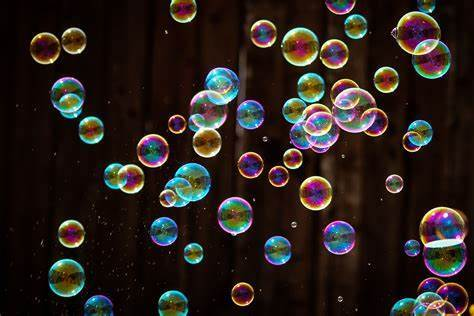
#> input picture images/bubbles.jpg, 474 x 316 px
$ python hough_test.py
#> lines starting #> are read from the running program, lines starting #| are printed output that depends on the picture
import cv2
import numpy as np
import matplotlib.pyplot as plt

# Load image and convert to grayscale
image = cv2.imread("../images/bubbles.jpg")  # Change this to your test image path
#> image is the input picture: shape (316, 474, 3); mean B, G, R 30.5, 34.5, 43.5
if image is None:
    raise FileNotFoundError("Image not found. Check the file path!")

gray = cv2.cvtColor(image, cv2.COLOR_BGR2GRAY)
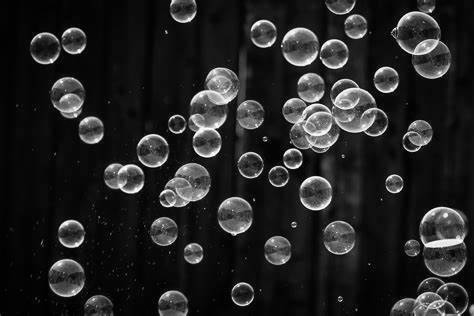
#> gray: shape (316, 474); min 0, max 255, mean 36.8

# Detect edges using Canny
edges = cv2.Canny(gray, 150, 200)
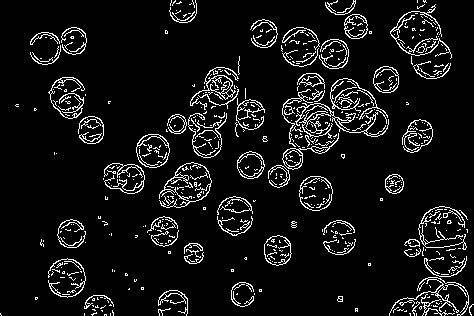
#> edges: shape (316, 474); 7.7% white in thin lines or dots

# Apply OpenCV Hough Line Transform
lines = cv2.HoughLines(edges, 15, theta=np.deg2rad(15) , threshold=500)  # 100 is the threshold
#> lines = 27 rows, first 8: [255, 1.05], [180, 1.31], [30, 1.83], [315, 0.785], [120, 1.57], [225, 1.05], [15, 2.09], [90, 1.83]
image_lines = image.copy()

if lines is not None:
    for line in lines:
        rho, theta = line[0]
        a, b = np.cos(theta), np.sin(theta)
        x0, y0 = a * rho, b * rho
        x1, y1 = int(x0 + 1000 * (-b)), int(y0 + 1000 * (a))
        x2, y2 = int(x0 - 1000 * (-b)), int(y0 - 1000 * (a))
        cv2.line(image_lines, (x1, y1), (x2, y2), (0, 255, 0), 2)
#> this loop made 27 passes
#> (rho, theta, a, b, x0, y0, x1, y1) on passes 1 to 12: (255, 1.05, 0.5, 0.866, 127.5, 220.8, -738, 720), (180, 1.31, 0.259, 0.966, 46.59, 173.9, -919, 432), (30, 1.83, -0.259, 0.966, -7.76, 28.98, -973, -229), (315, 0.785, 0.707, 0.707, 222.7, 222.7, -484, 929), (120, 1.57, -4.37e-08, 1, -5.25e-06, 120, -1000, 119), (225, 1.05, 0.5, 0.866, 112.5, 194.9, -753, 694), (15, 2.09, -0.5, 0.866, -7.5, 12.99, -873, -487), (90, 1.83, -0.259, 0.966, -23.29, 86.93, -989, -171), (60, 2.09, -0.5, 0.866, -30, 51.96, -896, -448), (-255, 2.62, -0.866, 0.5, 220.8, -127.5, -279, -993), (360, 0.524, 0.866, 0.5, 311.8, 180, -188, 1046), (345, 0.262, 0.966, 0.259, 333.2, 89.29, 74, 1055)
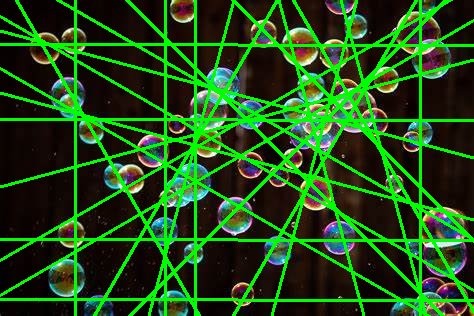
#> image_lines: shape (316, 474, 3); mean B, G, R 20.8, 76.7, 31.4

# Apply OpenCV Hough Circle Transform
circles = cv2.HoughCircles(
    gray,
    cv2.HOUGH_GRADIENT,
    dp=1.2,
    minDist=20,
    param1=50,
    param2=30,
    minRadius=10,
    maxRadius=100
)
#> circles = 204 rows, first 8: [232.2, 180.6, 82.12], [276.6, 112.2, 71.56], [388.2, 136.2, 99.28], [396.6, 155.4, 99.28], [365.4, 214.2, 96.64], [279, 179.4, 83.44], [256.2, 177, 75.52], [258.6, 201, 84.76]

image_circles = image.copy()
if circles is not None:
    circles = np.uint16(np.around(circles))
#> circles = 204 rows, first 8: [232, 181, 82], [277, 112, 72], [388, 136, 99], [397, 155, 99], [365, 214, 97], [279, 179, 83], [256, 177, 76], [259, 201, 85]
    for x, y, r in circles[0, :]:
        cv2.circle(image_circles, (x, y), r, (255, 0, 0), 2)
#> this loop made 204 passes
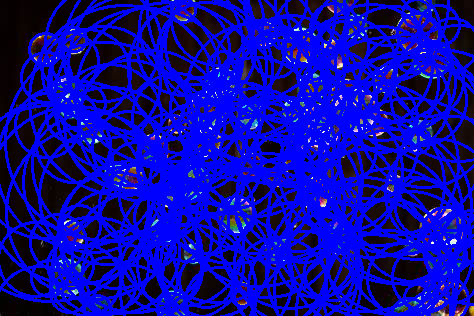
#> image_circles: shape (316, 474, 3); mean B, G, R 163.6, 6.7, 10.8

# Display results
plt.figure(figsize=(12, 6))

plt.subplot(1, 3, 1)
plt.title("Canny Edges")
plt.imshow(edges, cmap="gray")

plt.subplot(1, 3, 2)
plt.title("Hough Lines (OpenCV)")
plt.imshow(cv2.cvtColor(image_lines, cv2.COLOR_BGR2RGB))

plt.subplot(1, 3, 3)
plt.title("Hough Circles (OpenCV)")
plt.imshow(cv2.cvtColor(image_circles, cv2.COLOR_BGR2RGB))

plt.show()
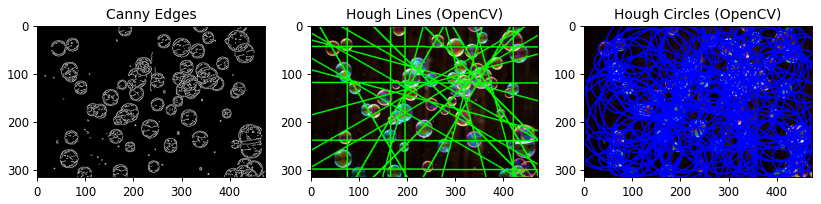
#> figure drawn by matplotlib, 3 panels
